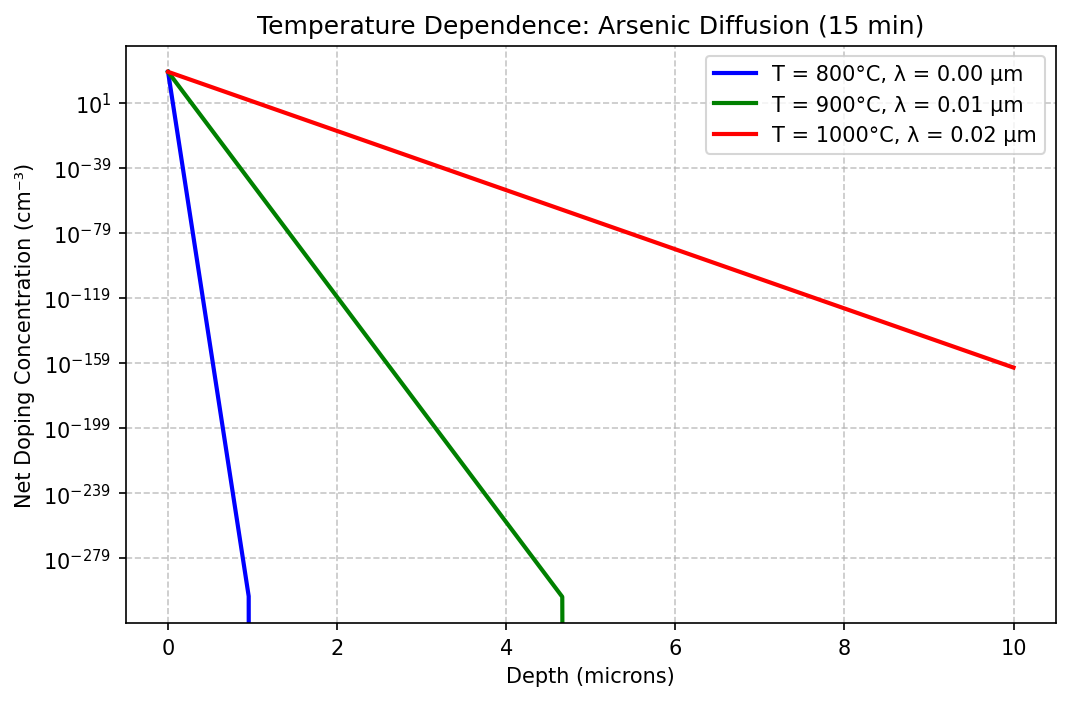

The script that saved this image:
import devsim
import numpy as np
import matplotlib
matplotlib.use('Agg')
import matplotlib.pyplot as plt

D0 = 0.066         # cm²/s for Arsenic in Si
Ea = 3.44          # eV
k = 8.617e-5
t_diffusion = 900    # 15 min

temperatures_K = [1073, 1173, 1273]   # 800, 900, 1000°C
labels = ['T = 800°C', 'T = 900°C', 'T = 1000°C']
colors = ['blue', 'green', 'red']

plt.figure(figsize=(8,5))

for T, label, color in zip(temperatures_K, labels, colors):
    D = D0 * np.exp(-Ea / (k * T))
    λ_cm = np.sqrt(4 * D * t_diffusion)
    λ_um = λ_cm * 1e4
    mesh_name = f"temp_mesh_{T}"
    device_name = f"temp_device_{T}"
    
    devsim.create_1d_mesh(mesh=mesh_name)
    devsim.add_1d_mesh_line(mesh=mesh_name, pos=0.0, ps=1e-6, tag="surface")
    devsim.add_1d_mesh_line(mesh=mesh_name, pos=1e-3, ps=1e-5, tag="bottom")
    devsim.add_1d_contact(mesh=mesh_name, name="surface", tag="surface", material="metal")
    devsim.add_1d_contact(mesh=mesh_name, name="bottom", tag="bottom", material="metal")
    devsim.add_1d_region(mesh=mesh_name, material="Si", region="silicon", tag1="surface", tag2="bottom")
    devsim.finalize_mesh(mesh=mesh_name)
    devsim.create_device(mesh=mesh_name, device=device_name)
    
    devsim.node_model(device=device_name, region="silicon", name="NetDoping",
                      equation=f"1e20 * exp(-x / {λ_cm:.6e})")
    
    x_cm = devsim.get_node_model_values(device=device_name, region="silicon", name="x")
    doping = devsim.get_node_model_values(device=device_name, region="silicon", name="NetDoping")
    x_um = np.array(x_cm) * 1e4
    doping_arr = np.array(doping)
    plt.semilogy(x_um, doping_arr, color=color, linewidth=2,
                 label=f'{label}, λ = {λ_um:.2f} µm')
    
    devsim.delete_device(device=device_name)
    devsim.delete_mesh(mesh=mesh_name)

plt.xlabel("Depth (microns)")
plt.ylabel("Net Doping Concentration (cm⁻³)")
plt.title("Temperature Dependence: Arsenic Diffusion (15 min)")
plt.grid(True, which='both', linestyle='--', alpha=0.7)
plt.legend()
plt.savefig("temp_arsenic.png", dpi=150, bbox_inches='tight')
print("Saved: temp_arsenic.png")
